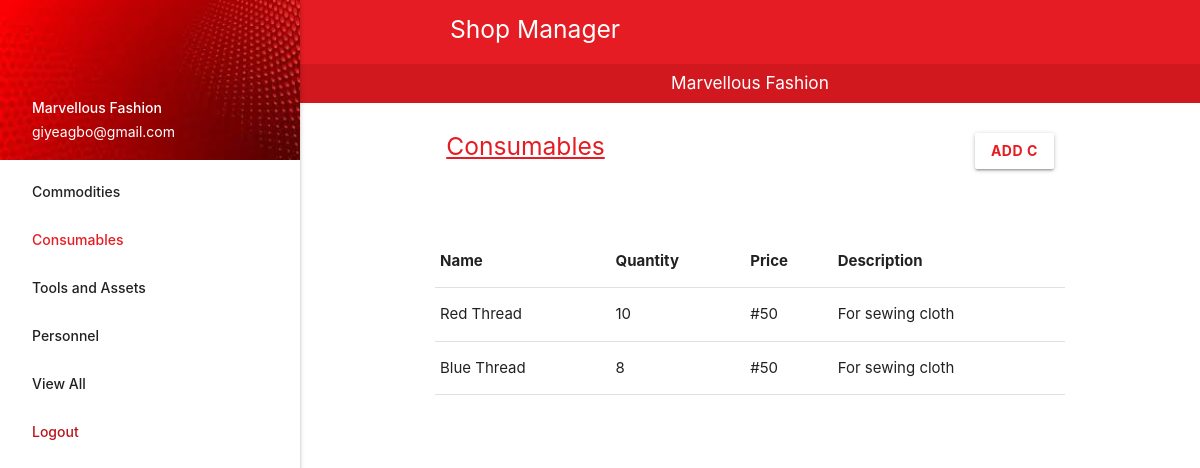
Screenshot of /consumables (signed in) with the database file from the repository.
### tables this page shows
CREATE TABLE business (
id INTEGER PRIMARY KEY AUTOINCREMENT NOT NULL,
bizname TEXT NOT NULL,
email TEXT NOT NULL,
phone TEXT,
hash TEXT NOT NULL,
other TEXT
);

CREATE TABLE consumables (
id INTEGER PRIMARY KEY AUTOINCREMENT NOT NULL,
biz_id INTEGER NOT NULL,
con_name TEXT NOT NULL,
con_qty TEXT NOT NULL,
con_pri TEXT,
con_des TEXT,
con_other TEXT,
FOREIGN KEY (biz_id) REFERENCES business (id)
);

### app.py (the view, shortened to what this page needs)
@app.route("/consumables", methods=["GET", "POST"])
@login_required
def consumables():
	db1 = sqlite3.connect("shopman.db")
	db2 = db1.cursor()
	current_user = session["user_id"]
	biz_det = db2.execute("SELECT * FROM business WHERE id =?", str(current_user))
	biz_det = biz_det.fetchall()
	if request.method == "GET":
		con_dets = db2.execute("SELECT * FROM consumables WHERE biz_id =?", str(current_user))
		con_dets = con_dets.fetchall()
		return render_template("consumables.html", biz_det = biz_det, con_dets = con_dets)

### helpers.py (called while the page is built)
def login_required(f):
    @wraps(f)
    def decorated_function(*args, **kwargs):
        if session.get("user_id") is None:
            return redirect("/login")
        return f(*args, **kwargs)
    return decorated_function

### templates/consumables.html (shortened to what this page needs)
{% extends "layout.html" %}
{% block header %}<header class="in">{% endblock header %}
  {% block con_class %}side-active{% endblock con_class %}
  {% block main %}
  <main class="in">
    <div class="materialize-red-text container row">
      <div class="col">
        <h5 style="margin-top: 0px; padding-top: 30px; padding-bottom: 30px; text-decoration: underline;">Consumables
        </h5>
      </div>
      <div class="col right"><button class="btn waves-effect waves-light materialize-red-text white" id="con_btn"
          style="margin-right: 0px; margin-top: 30px;"><b>Add
            C</b></button></div>
    </div>
    <div class="container section">
      <table>
        <thead>
          <tr>
            <th>Name</th>
            <th>Quantity</th>
            <th>Price</th>
            <th>Description</th>
          </tr>
        </thead>
        <tbody>
          {% for con_det in con_dets %}
          <tr>
            <td>{{ con_det[2] }}</td>
            <td>{{ con_det[3] }}</td>
            <td>{{ con_det[4] }}</td>
            <td>{{ con_det[5] }}</td>
          </tr>
          {% endfor %}
        </tbody>
      </table>
    </div>
    {% endblock main %}

### templates/layout.html (shortened to what this page needs)
<!DOCTYPE html>
<html lang="en">
<head>
  <link href="/static/materialize.min.css" rel="stylesheet">
  <link href="/static/style.css" rel="stylesheet">
  <link href="https://googleapis.com/icon?family=Material+Icons" rel="stylesheet">
</head>
<body>
  {% block header %}{% endblock header %}
  <nav class="main-nav z-depth-0">
    <ul class="container">
      <li><a class="" href="/">
          <h5>Shop Manager</h5>
        </a></li>
      {% if session["user_id"] %}
    </ul>
  </nav>
  <ul id="slide-out" class="sidenav sidenav-fixed">
    <li>
      <div class="user-view">
        <div class="background"><img src="/static/index.jpeg" style="width: 100%" alt="Backgroud Image">
        </div>
        <a href=""><span class="white-text name">{{ biz_det[0][1] }}</span></a>
        <a href=""><span class="white-text email">{{ biz_det[0][2] }}</span></a>
      </div>
    </li>
    <li><a href="/commodities" class="{% block com_class %}{% endblock com_class %}">Commodities</a></li>
    <li><a href="/consumables" class="{% block con_class %}{% endblock con_class %}">Consumables</a></li>
    <li><a href="/tools" class="{% block tls_class %}{% endblock tls_class %}">Tools and Assets</a></li>
    <li><a href="/personnel" class="{% block per_class %}{% endblock per_class %}">Personnel</a></li>
    <li><a href="/view_all" class="{% block all_class %}{% endblock all_class %}">View All</a></li>
    <li><a class=" materialize-red-text text-darken-2 waves-effect waves-light" href="/logout">Logout</a></li>
  </ul>
  <div>
    <h6 class="small white-text center materialize-red darken-1" style="padding: 10px; margin: 0px">{{
      biz_det[0][1] }}
    </h6>
  </div>
  {% endif %}
  </header>
  {% block main %}{% endblock main %}
  </main>
</body>

### static/style.css (style rules this page uses)
main.in, header.in { padding-left: 300px; }
.main-nav { text-align: center; background-color: #e51c23 !important; color: white; width: auto; position: sticky; top: 0px; z-index: 999; }
.side-active { color: #e51c23 !important; }

### rows the page displays
business: bizname "Marvellous Fashion", email "giyeagbo@gmail.com"
consumables: con_name "Red Thread", con_qty "10", con_pri "#50", con_des "For sewing cloth"
consumables: con_name "Blue Thread", con_qty "8", con_pri "#50", con_des "For sewing cloth"
